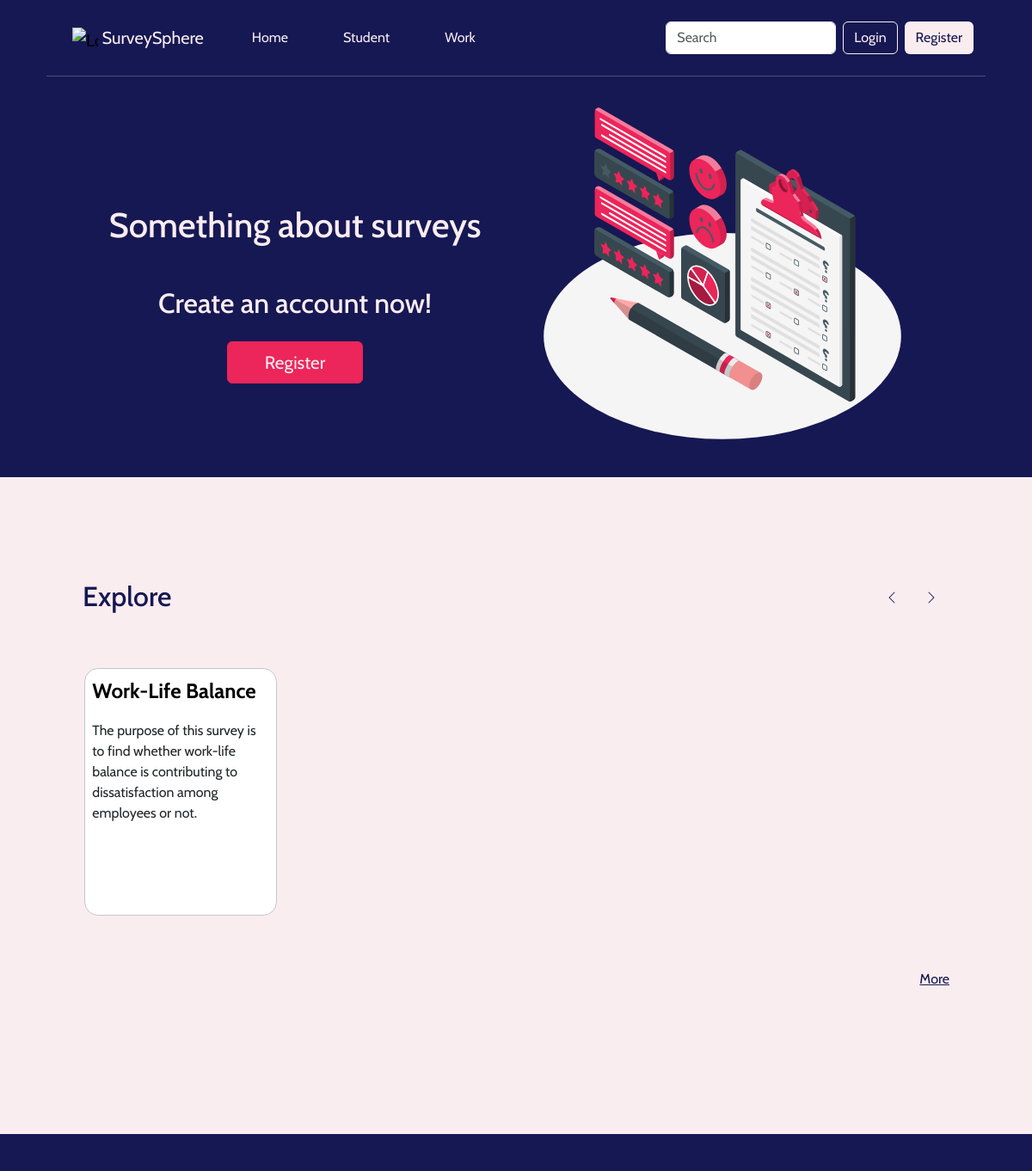
Page /homepage.php (upper part) on the earlier database version.
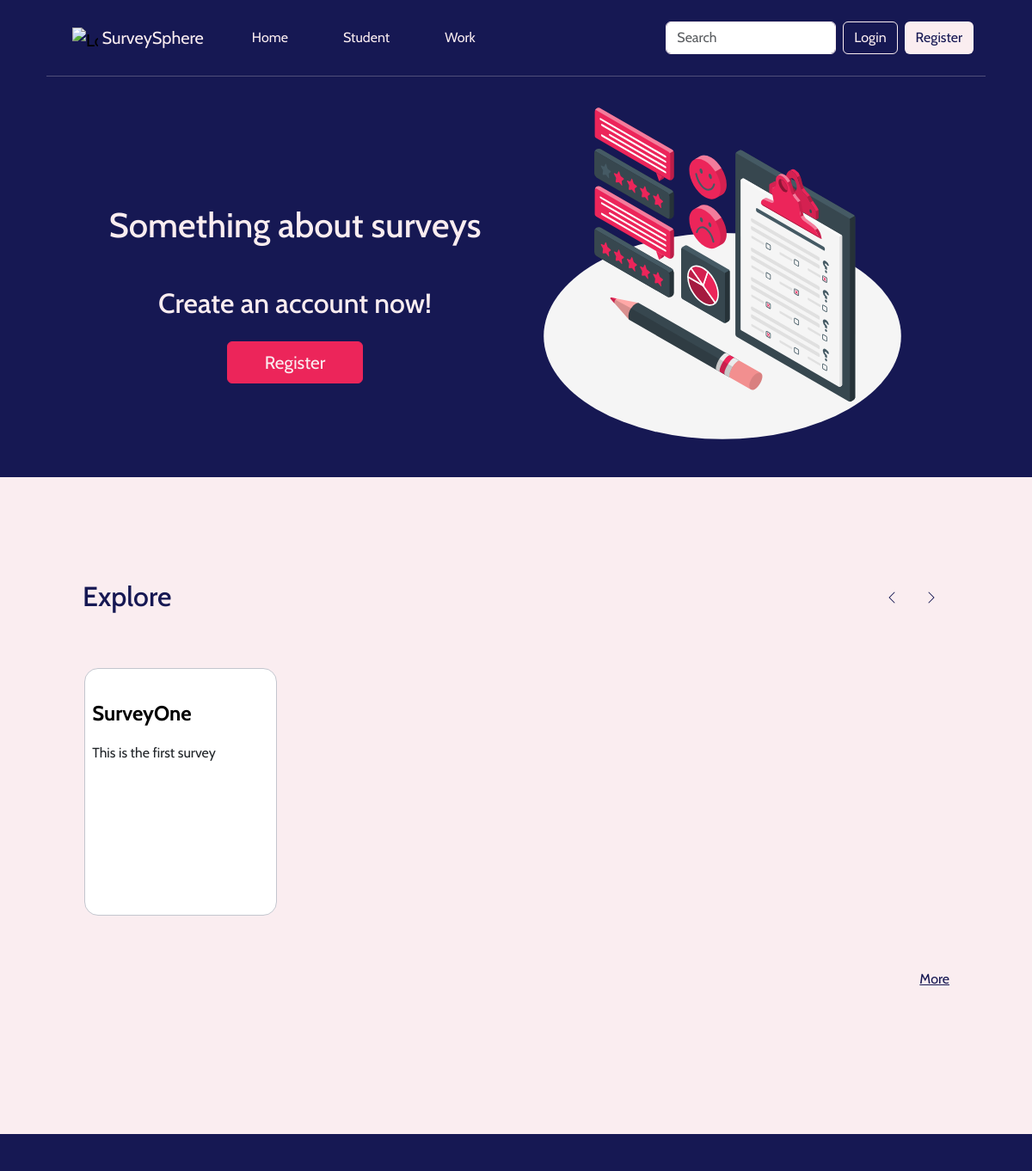
Same page on the later database version.
### tables this page shows
CREATE TABLE `surveys` (
  `surveyID` int(11) NOT NULL,
  `numQuestions` int(11) NOT NULL,
  `numResponses` int(11) NOT NULL DEFAULT 0,
  `date` date NOT NULL,
  `title` varchar(100) NOT NULL,
  `description` text NOT NULL,
  `category` varchar(50) NOT NULL
);

### homepage.php (the view, shortened to what this page needs)
<!DOCTYPE html>
<html lang="en">
<head>
    <link href="https://cdn.jsdelivr.net/npm/bootstrap@5.3.0-alpha3/dist/css/bootstrap.min.css" rel="stylesheet">
    <link rel="stylesheet" href="css/generalstyle.css">
    <link rel="stylesheet" href="css/homepageStyle.css">
</head>
<body>
    <div id="header"> <?php include 'header.php'?> </div>
    <div class="cointainer " id="main">
        <div class="seperate">
            <hr>
        </div>
        <div class="top-display d-flex justify-content-center
         ">
            <div class="displaysection d-flex flex-column align-items-center justify-content-center " id="tagline">
             <h1 class="m-5"> Something about surveys </h1>
             <div>
                <h2 class="mb-4"> Create an account now! </h2>
                <div class="d-grid gap-2 col-6 mx-auto my-2">
                    <button class="btn p-2 create" type="button"> <a href="Signup.php">Register </a></button>
                </div>
             </div>
            </div>
            <div class="displaysection flex-grow-2 me-5 p-2" id="displayImg">
            <img src="img\Customer Survey-amico.svg" width=450px  >
            </div>
        </div>
    <div id="explore">
        <div class="container pb-5 my-4">
            <div class="row position-relative">
                <div class="col-6 mb-5">
                    <h2 class="mb-3"> Explore </h2>
                </div>
                <div class="col-6 text-end   position-absolute top-0 end-0 ">
                    <a type="button" class="btn mb-3 mr-1" href="#carouselExampleIndicators2" role="button" data-slide="prev">
                        <svg xmlns="http://www.w3.org/2000/svg" width="16" height="16" fill="currentColor" class="bi bi-chevron-left" viewBox="0 0 16 16">
                        <path fill-rule="evenodd" d="M11.354 1.646a.5.5 0 0 1 0 .708L5.707 8l5.647 5.646a.5.5 0 0 1-.708.708l-6-6a.5.5 0 0 1 0-.708l6-6a.5.5 0 0 1 .708 0z"/>
                        </svg>
                    </a>
                    <a type="button" class="btn  mb-3 " href="#carouselExampleIndicators2" role="button" data-slide="next">
                    <svg xmlns="http://www.w3.org/2000/svg" width="16" height="16" fill="currentColor" class="bi bi-chevron-right" viewBox="0 0 16 16">
                    <path fill-rule="evenodd" d="M4.646 1.646a.5.5 0 0 1 .708 0l6 6a.5.5 0 0 1 0 .708l-6 6a.5.5 0 0 1-.708-.708L10.293 8 4.646 2.354a.5.5 0 0 1 0-.708z"/>
                    </svg>
                    </a>
                </div>
                <div class="row">
                <div class="col ">
                    <div id="carouselExampleIndicators2" class="carousel slide" data-ride="carousel">
                        <div class="carousel-inner">
                            <?php
                                echo "<div class='carousel-item active'>
                                    <div class='row cardrow'>";
                                        try{
                                            require('database/connection.php');
                                            $surveysrec=$db->prepare("SELECT * from surveys");
                                            $surveysrec->execute();
                                            $surveys=$surveysrec->fetchAll();
                                            foreach($surveys as $surv){
                                            echo "<div class='col-lg-3 col-md-4 col-sm-8 mb-3'>
                                                <div class='card '>
                                                    <div class='card-details'>";
                                                      echo"  <p class='text-title'>".$surv['title']."</p>
                                                        <p class='text-body'>".$surv['description']."</p>
                                                    </div>
                                                    <form action='displaySurvey.php' method='POST'>
                                                        <input type='hidden' id='surveyID' name='svID' value='".$surv['surveyID']."'>
                                                        <button class='card-button' name='startSurv' type='submit'>Answer</button>
                                                    </form>
                                                </div>
                                            </div> ";
                                            }
                                    echo "</div>
                                </div>
                            <div class='carousel-item '>
                                <div class='row cardrow'>";
                              echo "  </div>
                            </div>";
                        }catch(PDOException $e){
                            die($e->getMessage());
                            }?>
                        </div>
                    </div>
                </div>
                </div>
                <div class="text-end morelink" >
                    <a class="link-opacity-75 link-underline-opacity-0" href="explorepage2.php">More</a>
                </div>
            </div>
        </div>
    </div>
    <div id="pastsurvey">
    </div>
    </div>
</body>
</html>

### header.php (shortened to what this page needs)
<nav class="navbar navbar-expand-lg  sticky-top" >
    <div class="container-fluid mx-5 my-3">
        <a class="navbar-brand me-4 ms-4 " href="#">
            <img src="" alt="Logo" width="30" height="24" class="d-inline-block align-text-top">
            <span>SurveySphere </span>
          </a>
      <div class="collapse navbar-collapse" id="navbarSupportedContent">
        <ul class="navbar-nav w-50 me-auto mb-2 mb-lg-0 d-flex ">
          <li class="nav-item me-5 ms-4">
            <a class="nav-link " aria-current="page" href="homepage.php">Home</a>
          </li>
          <li class="nav-item me-5">
            <a class="nav-link" href="explorepage2.php">Student</a>
          </li>
          <li class="nav-item">
            <a class="nav-link" href="explorepage2.php">Work</a>
          </li>
        </ul>
        <form class="d-flex" role="search">
          <input class="form-control me-2 search" type="search" placeholder="Search" aria-label="Search">
        </form>
        <?php
          if (isset($_SESSION['user'])) {
            echo "
            <a href='#' onclick='logout()'> <button class='btn me-2' id='headLogin'> <i class='fa fa-sign-out'> </i> Logout </button></a>
            <a href='Profile.php'><button class='btn  me-2' id='headRegister'> Profile </button></a>";
          }else{
                echo "
                <a href='Login.php'><button class='btn me-2' id='headLogin'> Login </button></a>
                <a href='Login.php'><button class='btn  me-2' id='headRegister'> Register </button></a>";
            }
        ?>
      </div>
    </div>
  </nav>

### css/generalstyle.css (style rules this page uses)
body { margin: 0; background-color: #FAEDF0; font-family: 'Cabin', sans-serif; }
a span { color: #FAEDF0; }
#header { background-color: #161853; }
a.nav-link { color: #FAEDF0; }
#headLogin { color: #FAEDF0; border-color: #FAEDF0; }
#headRegister { background-color: #FAEDF0; color: #161853; }
.search { border-color: #FAEDF0; }
#main { min-height: 40vw; }
.card { width: 14rem; height: 18rem; border-radius: 1rem; position: relative; border: 1px solid #c3c6ce; transition: 0.5s ease-out; overflow: visible; margin: 0 1%; }
.card-details { color: black; height:50%; margin: 0.5rem; place-content: center; }
.text-title { font-size: 1.5em; font-weight: bold; }

### css/homepageStyle.css (style rules this page uses)
.seperate { background-color: #161853; }
hr { color: #FAEDF0; width: 91%; margin:0 auto; }
.top-display { background-color: #161853; color:#FAEDF0; }
#displayImg img { transform: scaleX(-1); }
.create { background-color: #EC255A; border-color: #EC255A; }
.create a { color: #FAEDF0; text-decoration: none; font-size: 1.3rem; }
#explore { padding: 5% 7%; margin: 3% 0; min-height: 500px; }
#explore h1, #explore h2, #explore h3, #explore svg { color: #161853; }
.morelink a { color: #161853; }
.cardrow { overflow: visible; min-height: 350px; }
#pastsurvey { padding: 5% 7%; min-height: 400px; background-color: #161853; color:#FAEDF0; }

Differences in the rows shown:
removed surveys: title "Work-Life Balance", description "The purpose of this survey is to find whether work-life balance is contributing to dissatisfaction among employees or not."
added surveys: title "SurveyOne", description "This is the first survey"
